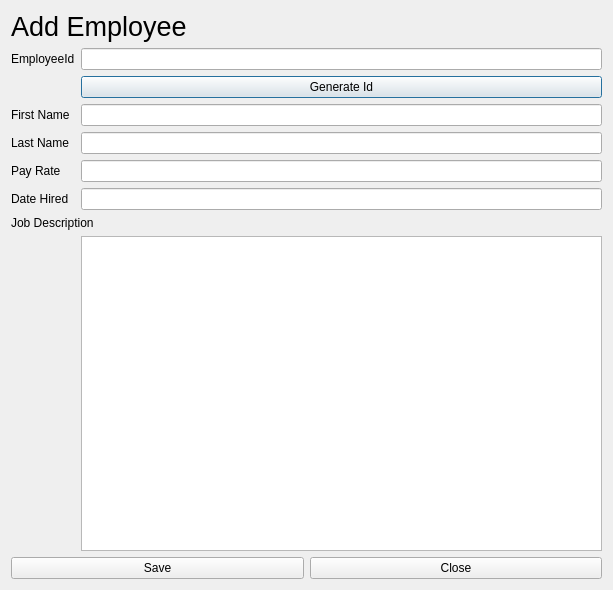
<?xml version="1.0" encoding="UTF-8"?>
<ui version="4.0">
 <class>AddEmployee</class>
 <widget class="QDialog" name="AddEmployee">
  <property name="geometry">
   <rect>
    <x>0</x>
    <y>0</y>
    <width>613</width>
    <height>590</height>
   </rect>
  </property>
  <property name="windowTitle">
   <string>Dialog</string>
  </property>
  <layout class="QVBoxLayout" name="verticalLayout">
   <item>
    <widget class="QLabel" name="addEmployeeTitle">
     <property name="font">
      <font>
       <pointsize>20</pointsize>
      </font>
     </property>
     <property name="text">
      <string>Add Employee</string>
     </property>
    </widget>
   </item>
   <item>
    <layout class="QFormLayout" name="formLayout">
     <item row="0" column="0">
      <widget class="QLabel" name="label_3">
       <property name="text">
        <string>EmployeeId</string>
       </property>
      </widget>
     </item>
     <item row="0" column="1">
      <widget class="QLineEdit" name="firstName"/>
     </item>
     <item row="2" column="0">
      <widget class="QLabel" name="label">
       <property name="text">
        <string>First Name</string>
       </property>
      </widget>
     </item>
     <item row="2" column="1">
      <widget class="QLineEdit" name="employeeId"/>
     </item>
     <item row="5" column="1">
      <widget class="QLineEdit" name="lastName"/>
     </item>
     <item row="6" column="0">
      <widget class="QLabel" name="label_6">
       <property name="text">
        <string>Pay Rate</string>
       </property>
      </widget>
     </item>
     <item row="6" column="1">
      <widget class="QLineEdit" name="payRate"/>
     </item>
     <item row="8" column="0">
      <widget class="QLabel" name="label_4">
       <property name="text">
        <string>Date Hired</string>
       </property>
      </widget>
     </item>
     <item row="8" column="1">
      <widget class="QLineEdit" name="dateHired"/>
     </item>
     <item row="10" column="0" colspan="2">
      <widget class="QLabel" name="jobDescription">
       <property name="text">
        <string>Job Description</string>
       </property>
      </widget>
     </item>
     <item row="11" column="1">
      <widget class="QTextEdit" name="textEdit"/>
     </item>
     <item row="5" column="0">
      <widget class="QLabel" name="label_2">
       <property name="text">
        <string>Last Name</string>
       </property>
      </widget>
     </item>
     <item row="1" column="1">
      <widget class="QPushButton" name="genIdBtn">
       <property name="text">
        <string>Generate Id</string>
       </property>
      </widget>
     </item>
    </layout>
   </item>
   <item>
    <layout class="QHBoxLayout" name="horizontalLayout">
     <item>
      <widget class="QPushButton" name="saveBtn">
       <property name="text">
        <string>Save</string>
       </property>
      </widget>
     </item>
     <item>
      <widget class="QPushButton" name="closeBtn">
       <property name="text">
        <string>Close</string>
       </property>
      </widget>
     </item>
    </layout>
   </item>
  </layout>
 </widget>
 <resources/>
 <connections/>
</ui>
